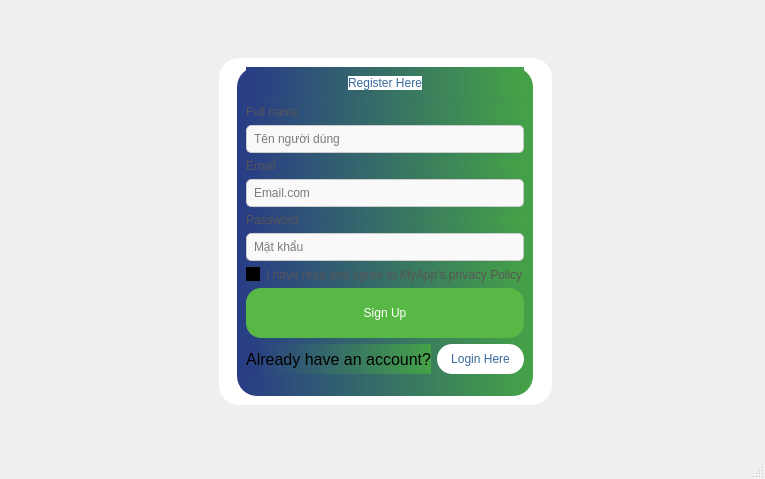
<?xml version="1.0" encoding="UTF-8"?>
<ui version="4.0">
 <class>MainWindow</class>
 <widget class="QMainWindow" name="MainWindow">
  <property name="geometry">
   <rect>
    <x>0</x>
    <y>0</y>
    <width>765</width>
    <height>479</height>
   </rect>
  </property>
  <property name="windowTitle">
   <string>MainWindow</string>
  </property>
  <widget class="QWidget" name="centralwidget">
   <layout class="QGridLayout" name="gridLayout_3">
    <item row="0" column="0" rowspan="2" colspan="2">
     <widget class="QLabel" name="label_6">
      <property name="text">
       <string/>
      </property>
      <property name="pixmap">
       <pixmap>Coffee_House.webp</pixmap>
      </property>
      <property name="scaledContents">
       <bool>true</bool>
      </property>
     </widget>
    </item>
    <item row="1" column="1">
     <widget class="QWidget" name="widget_2" native="true">
      <layout class="QGridLayout" name="gridLayout_2">
       <property name="leftMargin">
        <number>0</number>
       </property>
       <property name="topMargin">
        <number>0</number>
       </property>
       <property name="rightMargin">
        <number>0</number>
       </property>
       <property name="bottomMargin">
        <number>0</number>
       </property>
       <property name="spacing">
        <number>0</number>
       </property>
       <item row="0" column="1">
        <spacer name="verticalSpacer_2">
         <property name="orientation">
          <enum>Qt::Vertical</enum>
         </property>
         <property name="sizeHint" stdset="0">
          <size>
           <width>20</width>
           <height>93</height>
          </size>
         </property>
        </spacer>
       </item>
       <item row="1" column="0">
        <spacer name="horizontalSpacer">
         <property name="orientation">
          <enum>Qt::Horizontal</enum>
         </property>
         <property name="sizeHint" stdset="0">
          <size>
           <width>205</width>
           <height>20</height>
          </size>
         </property>
        </spacer>
       </item>
       <item row="1" column="1">
        <widget class="QWidget" name="widget" native="true">
         <property name="maximumSize">
          <size>
           <width>430</width>
           <height>16777215</height>
          </size>
         </property>
         <property name="styleSheet">
          <string notr="true">;

background-color: rgb(255, 255, 255);
border-radius:20px</string>
         </property>
         <layout class="QGridLayout" name="gridLayout">
          <item row="3" column="1">
           <spacer name="verticalSpacer">
            <property name="orientation">
             <enum>Qt::Vertical</enum>
            </property>
            <property name="sizeHint" stdset="0">
             <size>
              <width>10</width>
              <height>10</height>
             </size>
            </property>
           </spacer>
          </item>
          <item row="2" column="2">
           <spacer name="horizontalSpacer_2">
            <property name="orientation">
             <enum>Qt::Horizontal</enum>
            </property>
            <property name="sizeHint" stdset="0">
             <size>
              <width>10</width>
              <height>10</height>
             </size>
            </property>
           </spacer>
          </item>
          <item row="0" column="1">
           <spacer name="verticalSpacer_4">
            <property name="orientation">
             <enum>Qt::Vertical</enum>
            </property>
            <property name="sizeHint" stdset="0">
             <size>
              <width>10</width>
              <height>10</height>
             </size>
            </property>
           </spacer>
          </item>
          <item row="2" column="0">
           <spacer name="horizontalSpacer_4">
            <property name="orientation">
             <enum>Qt::Horizontal</enum>
            </property>
            <property name="sizeHint" stdset="0">
             <size>
              <width>10</width>
              <height>10</height>
             </size>
            </property>
           </spacer>
          </item>
          <item row="1" column="1" rowspan="2">
           <widget class="QWidget" name="widget_4" native="true">
            <property name="styleSheet">
             <string notr="true">;
background-color: qlineargradient(spread:pad, x1:0, y1:0, x2:1, y2:0, stop:0 rgba(40, 60, 134, 255), stop:0.994318 rgba(69, 162, 71, 255));
border-radius:20px</string>
            </property>
            <layout class="QVBoxLayout" name="verticalLayout_4">
             <property name="spacing">
              <number>6</number>
             </property>
             <property name="topMargin">
              <number>0</number>
             </property>
             <property name="bottomMargin">
              <number>22</number>
             </property>
             <item>
              <widget class="QWidget" name="widget_6" native="true">
               <property name="maximumSize">
                <size>
                 <width>400</width>
                 <height>80</height>
                </size>
               </property>
               <layout class="QVBoxLayout" name="verticalLayout_5">
                <item alignment="Qt::AlignHCenter">
                 <widget class="QLabel" name="label_7">
                  <property name="styleSheet">
                   <string notr="true">color: #356a9c;
font: 20pt &quot;Bahnschrift&quot;;
background-color: rgb(255, 255, 255);</string>
                  </property>
                  <property name="text">
                   <string>Register Here</string>
                  </property>
                 </widget>
                </item>
               </layout>
              </widget>
             </item>
             <item>
              <widget class="QLabel" name="label_2">
               <property name="maximumSize">
                <size>
                 <width>400</width>
                 <height>25</height>
                </size>
               </property>
               <property name="styleSheet">
                <string notr="true">font: 12pt &quot;Bahnschrift&quot;;
color: #575556;</string>
               </property>
               <property name="text">
                <string>Full name</string>
               </property>
              </widget>
             </item>
             <item>
              <widget class="QLineEdit" name="fullname">
               <property name="styleSheet">
                <string notr="true">border: 1px solid #ccc; border-radius: 5px; padding: 5px; background-color: #f9f9f9;</string>
               </property>
               <property name="placeholderText">
                <string>Tên người dùng</string>
               </property>
              </widget>
             </item>
             <item>
              <widget class="QLabel" name="label_4">
               <property name="maximumSize">
                <size>
                 <width>16777215</width>
                 <height>25</height>
                </size>
               </property>
               <property name="styleSheet">
                <string notr="true">font: 12pt &quot;Bahnschrift&quot;;
color: #575556;</string>
               </property>
               <property name="text">
                <string>Email</string>
               </property>
              </widget>
             </item>
             <item>
              <widget class="QLineEdit" name="email">
               <property name="styleSheet">
                <string notr="true">border: 1px solid #ccc; border-radius: 5px; padding: 5px; background-color: #f9f9f9;</string>
               </property>
               <property name="text">
                <string/>
               </property>
               <property name="echoMode">
                <enum>QLineEdit::Password</enum>
               </property>
               <property name="placeholderText">
                <string>Email.com</string>
               </property>
              </widget>
             </item>
             <item>
              <widget class="QLabel" name="label_5">
               <property name="maximumSize">
                <size>
                 <width>16777215</width>
                 <height>25</height>
                </size>
               </property>
               <property name="styleSheet">
                <string notr="true">font: 12pt &quot;Bahnschrift&quot;;
color: #575556;</string>
               </property>
               <property name="text">
                <string>Password</string>
               </property>
              </widget>
             </item>
             <item>
              <widget class="QLineEdit" name="password">
               <property name="styleSheet">
                <string notr="true">border: 1px solid #ccc; border-radius: 5px; padding: 5px; background-color: #f9f9f9;</string>
               </property>
               <property name="echoMode">
                <enum>QLineEdit::Password</enum>
               </property>
               <property name="placeholderText">
                <string>Mật khẩu</string>
               </property>
              </widget>
             </item>
             <item>
              <widget class="QCheckBox" name="checkBox">
               <property name="maximumSize">
                <size>
                 <width>450</width>
                 <height>16777215</height>
                </size>
               </property>
               <property name="cursor">
                <cursorShape>PointingHandCursor</cursorShape>
               </property>
               <property name="styleSheet">
                <string notr="true">font: 9pt &quot;Bahnschrift&quot;;
color: #575556;</string>
               </property>
               <property name="text">
                <string>I have read and agree to MyApp's privacy Policy</string>
               </property>
              </widget>
             </item>
             <item>
              <widget class="QPushButton" name="btRegister">
               <property name="minimumSize">
                <size>
                 <width>0</width>
                 <height>50</height>
                </size>
               </property>
               <property name="maximumSize">
                <size>
                 <width>16777215</width>
                 <height>50</height>
                </size>
               </property>
               <property name="cursor">
                <cursorShape>PointingHandCursor</cursorShape>
               </property>
               <property name="styleSheet">
                <string notr="true">
QPushButton{border-radius: 15px;
font: 600 16pt &quot;Bahnschrift&quot;;
background-color: rgb(88, 184, 69);
color: rgb(255, 255, 255);
}

QPushButton:hover{
	color: rgb(85, 255, 255);
	background-color: rgb(246, 225, 255);
}
QPushBotton{
background-color: rgb(255, 255, 0);
color:white;}</string>
               </property>
               <property name="text">
                <string>Sign Up</string>
               </property>
              </widget>
             </item>
             <item>
              <layout class="QHBoxLayout" name="horizontalLayout_2">
               <item>
                <widget class="QLabel" name="label_3">
                 <property name="font">
                  <font>
                   <pointsize>12</pointsize>
                  </font>
                 </property>
                 <property name="text">
                  <string>Already have an account?</string>
                 </property>
                 <property name="alignment">
                  <set>Qt::AlignRight|Qt::AlignTrailing|Qt::AlignVCenter</set>
                 </property>
                </widget>
               </item>
               <item>
                <widget class="QPushButton" name="btlogin">
                 <property name="minimumSize">
                  <size>
                   <width>52</width>
                   <height>30</height>
                  </size>
                 </property>
                 <property name="maximumSize">
                  <size>
                   <width>150</width>
                   <height>30</height>
                  </size>
                 </property>
                 <property name="cursor">
                  <cursorShape>PointingHandCursor</cursorShape>
                 </property>
                 <property name="styleSheet">
                  <string notr="true">
QPushButton{font: 12pt &quot;Bahnschrift&quot;;
color: #356a9c;
background-color: rgba(255, 0, 0, 0);background-color: white;
border-radius: 15px}

QPushButton:hover{
	color: rgb(85, 255, 255);
	background-color: rgb(246, 225, 255);
}
QPushBotton{
background-color: rgb(255, 255, 0);
color:white;}
</string>
                 </property>
                 <property name="text">
                  <string>Login Here</string>
                 </property>
                </widget>
               </item>
              </layout>
             </item>
            </layout>
           </widget>
          </item>
         </layout>
        </widget>
       </item>
       <item row="2" column="1">
        <spacer name="verticalSpacer_3">
         <property name="orientation">
          <enum>Qt::Vertical</enum>
         </property>
         <property name="sizeHint" stdset="0">
          <size>
           <width>20</width>
           <height>93</height>
          </size>
         </property>
        </spacer>
       </item>
       <item row="1" column="2">
        <spacer name="horizontalSpacer_3">
         <property name="orientation">
          <enum>Qt::Horizontal</enum>
         </property>
         <property name="sizeHint" stdset="0">
          <size>
           <width>205</width>
           <height>20</height>
          </size>
         </property>
        </spacer>
       </item>
      </layout>
     </widget>
    </item>
   </layout>
  </widget>
  <widget class="QMenuBar" name="menubar">
   <property name="geometry">
    <rect>
     <x>0</x>
     <y>0</y>
     <width>765</width>
     <height>21</height>
    </rect>
   </property>
  </widget>
  <widget class="QStatusBar" name="statusbar"/>
 </widget>
 <resources/>
 <connections/>
</ui>
